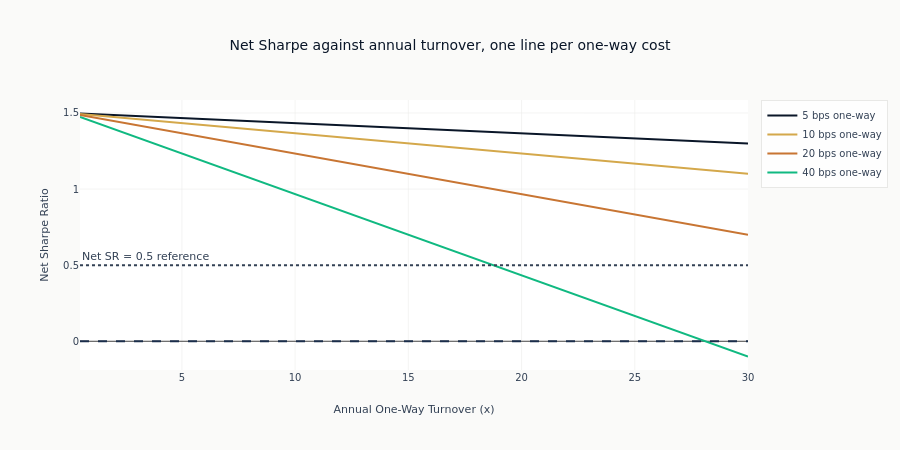

Notebook cell for this chart:
### Code cell
fig = go.Figure()

for cost_bps, cost_color in zip(
    one_way_cost_bps, ml4t_palette(len(one_way_cost_bps), categorical=True), strict=True
):
    subset = sens_df.filter(pl.col("One-Way Cost (bps)") == cost_bps)
    fig.add_trace(
        go.Scatter(
            x=subset["Turnover"].to_list(),
            y=subset["Net Sharpe"].to_list(),
            mode="lines",
            name=f"{cost_bps} bps one-way",
            line=dict(color=cost_color),
        )
    )

fig.add_hline(y=0, line_dash="dash", line_color=COLORS["slate"])
fig.add_hline(
    y=0.5,
    line_dash="dot",
    line_color=COLORS["neutral"],
    annotation_text="Net SR = 0.5 reference",
    annotation_position="top left",
)

fig.update_layout(
    title="Net Sharpe against annual turnover, one line per one-way cost",
    xaxis_title="Annual One-Way Turnover (x)",
    yaxis_title="Net Sharpe Ratio",
    height=450,
)
show_plotly_with_alt(
    fig,
    "Four straight lines of net Sharpe against annual turnover, one per one-way cost level, all "
    "starting from the same point at zero turnover and fanning downward. The steepest line is "
    "the most expensive one, and it is the only one to fall below the dotted reference and then "
    "below zero inside the plotted turnover range.",
)

### Figure 1 — Plotly figure (JSON) as saved in the notebook; plotly's stock layout.template omitted (floating-point values rounded to 4 significant figures)
{"data": [{"line": {"color": "#0a1628"}, "mode": "lines", "name": "5 bps one-way", "type": "scatter", "x": [0.5, 1.102, 1.704, 2.306, 2.908, 3.51, 4.112, 4.714, 5.316, 5.918, 6.52, 7.122, 7.724, 8.327, 8.929, 9.531, 10.13, 10.73, 11.34, 11.94, 12.54, 13.14, 13.74, 14.35, 14.95, 15.55, 16.15, 16.76, 17.36, 17.96, 18.56, 19.16, 19.77, 20.37, 20.97, 21.57, 22.17, 22.78, 23.38, 23.98, 24.58, 25.18, 25.79, 26.39, 26.99, 27.59, 28.19, 28.8, 29.4, 30.0], "y": [1.497, 1.493, 1.489, 1.485, 1.481, 1.477, 1.473, 1.469, 1.465, 1.461, 1.457, 1.453, 1.449, 1.444, 1.44, 1.436, 1.432, 1.428, 1.424, 1.42, 1.416, 1.412, 1.408, 1.404, 1.4, 1.396, 1.392, 1.388, 1.384, 1.38, 1.376, 1.372, 1.368, 1.364, 1.36, 1.356, 1.352, 1.348, 1.344, 1.34, 1.336, 1.332, 1.328, 1.324, 1.32, 1.316, 1.312, 1.308, 1.304, 1.3]}, {"line": {"color": "#D4A84B"}, "mode": "lines", "name": "10 bps one-way", "type": "scatter", "x": [0.5, 1.102, 1.704, 2.306, 2.908, 3.51, 4.112, 4.714, 5.316, 5.918, 6.52, 7.122, 7.724, 8.327, 8.929, 9.531, 10.13, 10.73, 11.34, 11.94, 12.54, 13.14, 13.74, 14.35, 14.95, 15.55, 16.15, 16.76, 17.36, 17.96, 18.56, 19.16, 19.77, 20.37, 20.97, 21.57, 22.17, 22.78, 23.38, 23.98, 24.58, 25.18, 25.79, 26.39, 26.99, 27.59, 28.19, 28.8, 29.4, 30.0], "y": [1.493, 1.485, 1.477, 1.469, 1.461, 1.453, 1.445, 1.437, 1.429, 1.421, 1.413, 1.405, 1.397, 1.389, 1.381, 1.373, 1.365, 1.357, 1.349, 1.341, 1.333, 1.325, 1.317, 1.309, 1.301, 1.293, 1.285, 1.277, 1.269, 1.261, 1.253, 1.244, 1.236, 1.228, 1.22, 1.212, 1.204, 1.196, 1.188, 1.18, 1.172, 1.164, 1.156, 1.148, 1.14, 1.132, 1.124, 1.116, 1.108, 1.1]}, {"line": {"color": "#C87533"}, "mode": "lines", "name": "20 bps one-way", "type": "scatter", "x": [0.5, 1.102, 1.704, 2.306, 2.908, 3.51, 4.112, 4.714, 5.316, 5.918, 6.52, 7.122, 7.724, 8.327, 8.929, 9.531, 10.13, 10.73, 11.34, 11.94, 12.54, 13.14, 13.74, 14.35, 14.95, 15.55, 16.15, 16.76, 17.36, 17.96, 18.56, 19.16, 19.77, 20.37, 20.97, 21.57, 22.17, 22.78, 23.38, 23.98, 24.58, 25.18, 25.79, 26.39, 26.99, 27.59, 28.19, 28.8, 29.4, 30.0], "y": [1.487, 1.471, 1.455, 1.439, 1.422, 1.406, 1.39, 1.374, 1.358, 1.342, 1.326, 1.31, 1.294, 1.278, 1.262, 1.246, 1.23, 1.214, 1.198, 1.182, 1.166, 1.15, 1.133, 1.117, 1.101, 1.085, 1.069, 1.053, 1.037, 1.021, 1.005, 0.989, 0.9729, 0.9569, 0.9408, 0.9248, 0.9087, 0.8927, 0.8766, 0.8605, 0.8445, 0.8284, 0.8124, 0.7963, 0.7803, 0.7642, 0.7482, 0.7321, 0.7161, 0.7]}, {"line": {"color": "#10b981"}, "mode": "lines", "name": "40 bps one-way", "type": "scatter", "x": [0.5, 1.102, 1.704, 2.306, 2.908, 3.51, 4.112, 4.714, 5.316, 5.918, 6.52, 7.122, 7.724, 8.327, 8.929, 9.531, 10.13, 10.73, 11.34, 11.94, 12.54, 13.14, 13.74, 14.35, 14.95, 15.55, 16.15, 16.76, 17.36, 17.96, 18.56, 19.16, 19.77, 20.37, 20.97, 21.57, 22.17, 22.78, 23.38, 23.98, 24.58, 25.18, 25.79, 26.39, 26.99, 27.59, 28.19, 28.8, 29.4, 30.0], "y": [1.473, 1.441, 1.409, 1.377, 1.345, 1.313, 1.281, 1.249, 1.216, 1.184, 1.152, 1.12, 1.088, 1.056, 1.024, 0.9917, 0.9596, 0.9275, 0.8954, 0.8633, 0.8312, 0.799, 0.7669, 0.7348, 0.7027, 0.6706, 0.6385, 0.6064, 0.5743, 0.5422, 0.5101, 0.478, 0.4459, 0.4137, 0.3816, 0.3495, 0.3174, 0.2853, 0.2532, 0.2211, 0.189, 0.1569, 0.1248, 0.09265, 0.06054, 0.02844, -0.003673, -0.03578, -0.06789, -0.1]}], "layout": {"annotations": [{"showarrow": false, "text": "Net SR = 0.5 reference", "x": 0, "xanchor": "left", "xref": "x domain", "y": 0.5, "yanchor": "bottom", "yref": "y"}], "height": 450, "shapes": [{"line": {"color": "#1a2d4a", "dash": "dash"}, "type": "line", "x0": 0, "x1": 1, "xref": "x domain", "y0": 0, "y1": 0, "yref": "y"}, {"line": {"color": "#334155", "dash": "dot"}, "type": "line", "x0": 0, "x1": 1, "xref": "x domain", "y0": 0.5, "y1": 0.5, "yref": "y"}], "title": {"text": "Net Sharpe against annual turnover, one line per one-way cost"}, "xaxis": {"title": {"text": "Annual One-Way Turnover (x)"}}, "yaxis": {"title": {"text": "Net Sharpe Ratio"}}}}
